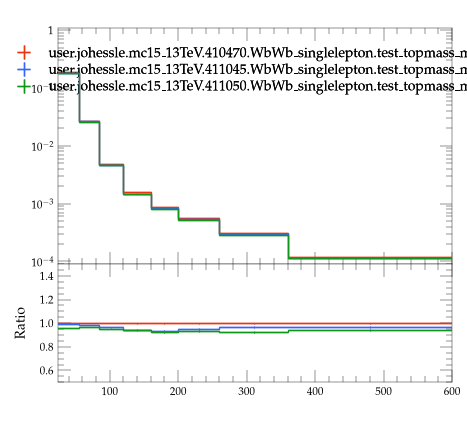

This figure's Python source:
#! /usr/bin/env python3

# This Python script was auto-generated using YODA v2.1.2.
# Analysis object: /WbWb_singlelepton/pT_owj1
# Timestamp: 07-08-2026 (09:16:02)

import matplotlib as mpl
import matplotlib.pyplot as plt
mpl.use('Agg') # comment out for interactive use
import os
import numpy as np
from numpy import nan, inf

plotDir = os.path.split(os.path.realpath(__file__))[0]
if 'YODA_USER_PLOT_PATH' in globals():
    plot_outdir = globals()['YODA_USER_PLOT_PATH']
else:
    plot_outdir = plotDir

#plot style
plt.style.use(os.path.join(plotDir, '../default.mplstyle'))
# plot metadata
figW, figH = plt.rcParams['figure.figsize']
ax_xLabel = ''
ax_yLabel = ''
ax_title  = ''
ax_xScale = 'linear'
ax_yScale = 'log'
xLims = (25.0, 600.0)
yLims = (9e-05, 1.1)

# TeX-friendly labels for the legend
labels = {
  'legend' : ([ r"user.johessle.mc15\_13TeV.410470.WbWb\_singlelepton.test\_topmass\_mppui", r"user.johessle.mc15\_13TeV.411045.WbWb\_singlelepton.test\_topmass\_mppui", r"user.johessle.mc15\_13TeV.411050.WbWb\_singlelepton.test\_topmass\_mppui" ], r""),
}

# Adjust canvas width and height
canvasW = 10.0
canvasH = 9.0
figW *= canvasW/10.
figH *= canvasH/9.

# Create figure and axis objects
fig, (ax, ratio0_ax) = plt.subplots(2, 1, sharex=True,
                  figsize=(figW,figH), gridspec_kw={'height_ratios': (6.0, 3.0)})

# Set figure margins
plt.subplots_adjust(
    left   = 1.0 * plt.rcParams['figure.subplot.left'],
    right  = 1.0 * plt.rcParams['figure.subplot.right'],
    top    = 1.0 * plt.rcParams['figure.subplot.top'],
    bottom = 1.0 * plt.rcParams['figure.subplot.bottom'])

ratio0_ax.yaxis.set_major_locator(mpl.ticker.MultipleLocator(0.2))
ratio0_ax.set_ylim(0.5, 1.4999)
ratio0_ax.set_ylabel('Ratio')

# the numerical data is stored in a separate file
dataf = dict()
prefix = os.path.split(__file__)[0]
if prefix:    prefix = prefix + '/'
exec(open(prefix+'pT_owj1__data.py').read(), dataf)


legend_handles = dict() # keep track of handles for the legend

# style options for curves
# starts at zorder>=5 to draw curve on top of legend
styles = {
  'user.johessle.mc15_13TeV.410470.WbWb_singlelepton.test_topmass_mppui.yoda': {
    'color' : '#EE3311',
    'linestyle' : '-',
    'lineopacity' : 1.0,
    'linewidth' : 1,
    'marker' : 'none',
    'markersize' : 2,
    'capsize' : 0.0,
    'zorder' : 5,
    'histstyle' : 1,
    'drawstyle' : 'steps-pre',
    'xerrorbars' : 1,
    'yerrorbars' : 1,
    'fillcolor' : None,
    'fillopacity' : 1.0,
    'ratio0_linestyle' : '-',
    'ratio0_lineopacity' : 1.0,
    'ratio0_linewidth' : 1,
    'ratio0_marker' : 'none',
    'ratio0_markersize' : 2,
    'ratio0_capsize' : 0.0,
    'ratio0_zorder' : 5,
    'ratio0_histstyle' : 1,
    'ratio0_drawstyle' : 'steps-pre',
    'ratio0_xerrorbars' : 1,
    'ratio0_yerrorbars' : 1,
  },
  'user.johessle.mc15_13TeV.411045.WbWb_singlelepton.test_topmass_mppui.yoda': {
    'color' : '#3366FF',
    'linestyle' : '-',
    'lineopacity' : 1.0,
    'linewidth' : 1,
    'marker' : 'none',
    'markersize' : 2,
    'capsize' : 0.0,
    'zorder' : 6,
    'histstyle' : 1,
    'drawstyle' : 'steps-pre',
    'xerrorbars' : 1,
    'yerrorbars' : 1,
    'fillcolor' : None,
    'fillopacity' : 1.0,
    'ratio0_linestyle' : '-',
    'ratio0_lineopacity' : 1.0,
    'ratio0_linewidth' : 1,
    'ratio0_marker' : 'none',
    'ratio0_markersize' : 2,
    'ratio0_capsize' : 0.0,
    'ratio0_zorder' : 6,
    'ratio0_histstyle' : 1,
    'ratio0_drawstyle' : 'steps-pre',
    'ratio0_xerrorbars' : 1,
    'ratio0_yerrorbars' : 1,
  },
  'user.johessle.mc15_13TeV.411050.WbWb_singlelepton.test_topmass_mppui.yoda': {
    'color' : '#109618',
    'linestyle' : '-',
    'lineopacity' : 1.0,
    'linewidth' : 1,
    'marker' : 'none',
    'markersize' : 2,
    'capsize' : 0.0,
    'zorder' : 7,
    'histstyle' : 1,
    'drawstyle' : 'steps-pre',
    'xerrorbars' : 1,
    'yerrorbars' : 1,
    'fillcolor' : None,
    'fillopacity' : 1.0,
    'ratio0_linestyle' : '-',
    'ratio0_lineopacity' : 1.0,
    'ratio0_linewidth' : 1,
    'ratio0_marker' : 'none',
    'ratio0_markersize' : 2,
    'ratio0_capsize' : 0.0,
    'ratio0_zorder' : 7,
    'ratio0_histstyle' : 1,
    'ratio0_drawstyle' : 'steps-pre',
    'ratio0_xerrorbars' : 1,
    'ratio0_yerrorbars' : 1,
  },
}

# curve from input yoda files in main panel
for label, yvals in dataf['yvals'].items():
    if all(np.isnan(v) for v in dataf['yvals'][label]):
        continue
    tmp = None
    if styles[label]['histstyle']: # draw as histogram
        xpos = dataf['xedges'][label] if styles[label]['drawstyle'] else dataf['xpoints'][label]
        ypos = np.insert(yvals, 0, yvals[0]) if styles[label]['drawstyle'] else yvals
        if styles[label]['fillcolor']: # fill area below curve
            ax.fill_between(xpos, ypos, step='pre',
                            color=styles[label]['fillcolor'],
                            alpha=styles[label]['fillopacity'])
        tmp, = ax.plot(xpos, ypos,
                       color=styles[label]['color'],
                       linestyle=styles[label]['linestyle'],
                       alpha=styles[label]['lineopacity'],
                       linewidth=styles[label]['linewidth'],
                       drawstyle=styles[label]['drawstyle'], solid_joinstyle='miter',
                       zorder=styles[label]['zorder'], label=label)
    tmp = ax.errorbar(dataf['xpoints'][label], yvals,
                      xerr=np.array(dataf['xerrs'][label])*styles[label]['xerrorbars'],
                      yerr=np.array(dataf['yerrs'][label])*styles[label]['yerrorbars'],
                      fmt=styles[label]['marker'], capsize=styles[label]['capsize'],
                      alpha=styles[label]['lineopacity'],
                      markersize=styles[label]['markersize'],
                      ecolor=styles[label]['color'],
                      color=styles[label]['color'], zorder=styles[label]['zorder'])
    tmp[-1][0].set_linestyle(styles[label]['linestyle'])
    tmp[-1][0].set_linewidth(styles[label]['linewidth'])
    if label in dataf['add_legend_handle']:  legend_handles[label] = tmp
    for varLabel in dataf['variation_yvals'].keys():
        if varLabel.startswith(label):
            tmp, = ax.plot(dataf['xedges'][label], dataf['variation_yvals'][varLabel],
                           color=styles[label]['color'],
                           linestyle=styles[label]['linestyle'],
                           linewidth=styles[label]['linewidth'],
                           drawstyle='steps-pre', solid_joinstyle='miter',
                           zorder=styles[label]['zorder'], alpha=0.5)


# plots on ratio panel
# curve from input yoda files in ratio panel
for label, yvals in dataf['ratio0_yvals'].items():
    if all(np.isnan(v) for v in yvals):
        continue
    if styles[label]['ratio0_histstyle']: # plot as histogram
        xpos = dataf['xedges']['user.johessle.mc15_13TeV.410470.WbWb_singlelepton.test_topmass_mppui.yoda'] if styles[label]['ratio0_drawstyle'] else dataf['xpoints']['user.johessle.mc15_13TeV.410470.WbWb_singlelepton.test_topmass_mppui.yoda']
        ypos = np.insert(yvals, 0, yvals[0]) if styles[label]['ratio0_drawstyle'] else yvals
        ratio0_ax.plot(xpos, ypos,
                       color=styles[label]['color'],
                       linewidth=styles[label]['linewidth'],
                       linestyle=styles[label]['ratio0_linestyle'],
                       alpha=styles[label]['ratio0_lineopacity'],
                       drawstyle=styles[label]['ratio0_drawstyle'], zorder=styles[label]['zorder'],
                       solid_joinstyle='miter')
    tmp = ratio0_ax.errorbar(dataf['xpoints']['user.johessle.mc15_13TeV.410470.WbWb_singlelepton.test_topmass_mppui.yoda'], yvals,
                             xerr=np.array(dataf['ref_xerrs'])*styles[label]['ratio0_xerrorbars'],
                             yerr=np.array(dataf['ratio0_yerrs'][label])*styles[label]['ratio0_yerrorbars'],
                             fmt=styles[label]['ratio0_marker'], capsize=styles[label]['ratio0_capsize'],
                             alpha=styles[label]['ratio0_lineopacity'],
                             markersize=styles[label]['ratio0_markersize'],
                             ecolor=styles[label]['color'],
                             color=styles[label]['color'])
    tmp[-1][0].set_linestyle(styles[label]['ratio0_linestyle'])
    tmp[-1][0].set_linewidth(styles[label]['ratio0_linewidth'])

    for varlabel in dataf['ratio0_variation_vals'].keys():
        if varlabel.startswith(label):
            ratio0_ax.plot(dataf['xedges']['user.johessle.mc15_13TeV.410470.WbWb_singlelepton.test_topmass_mppui.yoda'],
                            dataf['ratio0_variation_vals'][varlabel],
                            color=styles[label]['color'],
                            linestyle=styles[label]['linestyle'],
                            linewidth=styles[label]['linewidth'],
                            drawstyle='steps-pre', solid_joinstyle='miter',
                            zorder=1, alpha=0.5)

legend_items = list(legend_handles.values())
ax.add_artist(ax.legend(legend_items,
                        labels['legend'][0],
                        title=labels['legend'][1],
                        alignment='left',
                        loc='upper center',
                        bbox_to_anchor=(0.5, 0.97)))

# set plot metadata as defined above
ratio0_ax.set_xlabel(ax_xLabel)
ratio0_ax.xaxis.set_label_coords(1., -0.15)
ax.set_ylabel(ax_yLabel, ha='right', va='top')
ax.yaxis.set_label_coords(-0.11, 1.0)
ax.set_title(ax_title, loc='left')
ax.set_xscale(ax_xScale)
ax.set_yscale(ax_yScale)
ratio0_ax.set_yscale('linear')
ax.set_xlim(xLims)
ax.set_ylim(yLims)

# tick formatting
plt.rcParams['xtick.top'] = True
plt.rcParams['ytick.right'] = True
ax.yaxis.set_major_locator(mpl.ticker.LogLocator(base=10.0, numticks=np.inf))
ax.yaxis.set_minor_locator(mpl.ticker.LogLocator(
                           base=10.0, subs=np.arange(0.1, 1, 0.1), numticks=np.inf))
fig.align_ylabels((ax, ratio0_ax))
plt.savefig(os.path.join(plot_outdir, 'pT_owj1.pdf'), format='PDF')
plt.savefig(os.path.join(plot_outdir, 'pT_owj1.png'), format='PNG')

plt.close(fig)
